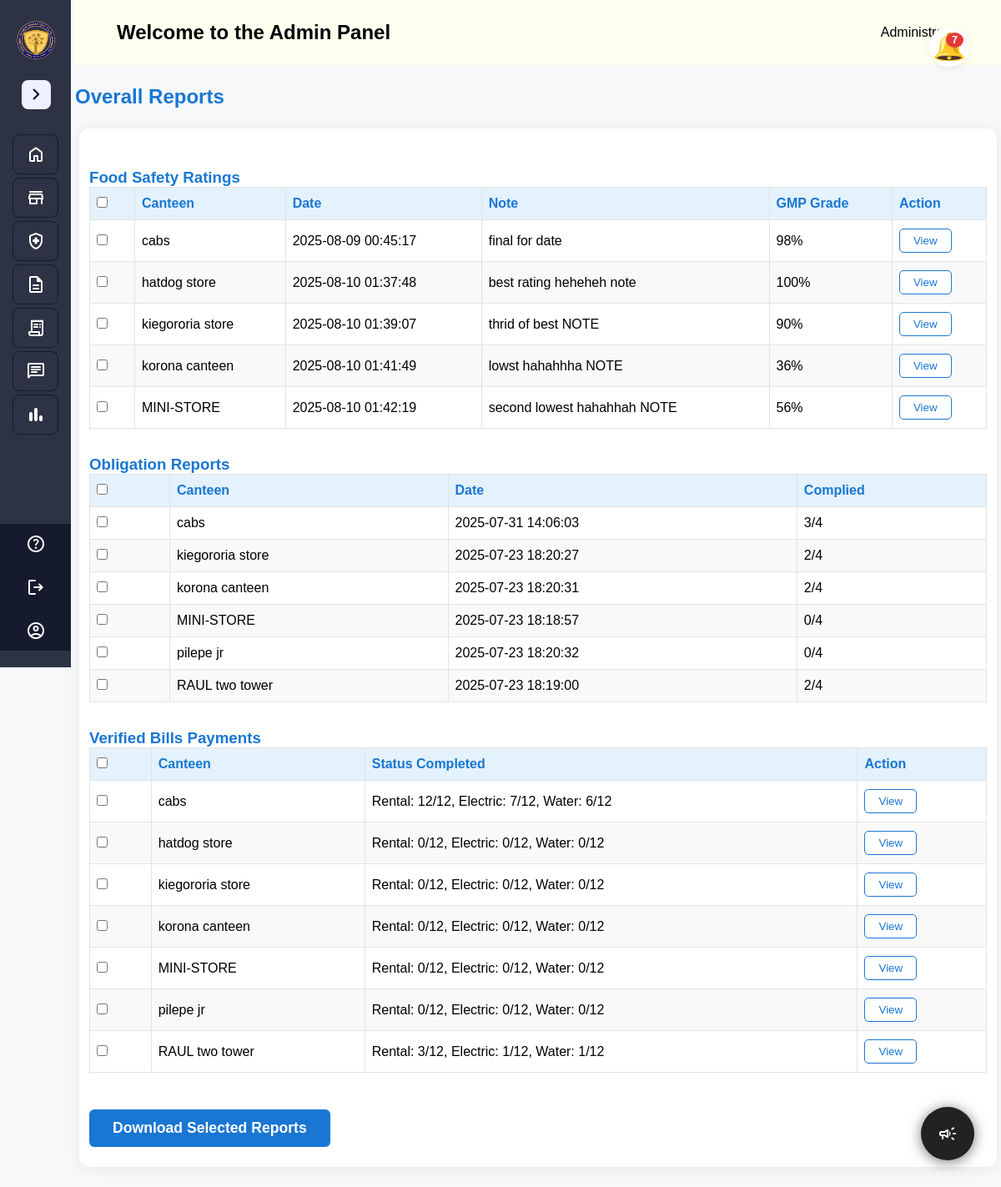
Screenshot of /admin_user/overall_report.php (signed in) with the database file from the repository.
### tables this page shows
CREATE TABLE `cantines` (
  `id` int(11) NOT NULL,
  `name` text NOT NULL,
  `img` text DEFAULT NULL,
  `stall_no` int(11) DEFAULT NULL,
  `email` text NOT NULL,
  `phone` text NOT NULL,
  `owner` text NOT NULL,
  `Last_login` timestamp NOT NULL DEFAULT current_timestamp() ON UPDATE current_timestamp(),
  `registerDate` date NOT NULL,
  `username` varchar(255) NOT NULL,
  `password` varchar(255) NOT NULL,
  `active` tinyint(1) DEFAULT 0,
  `del_status` int(2) NOT NULL DEFAULT 0
);

CREATE TABLE `obligations` (
  `id` int(11) NOT NULL,
  `cantine_id` int(11) NOT NULL,
  `obligation_and_status` text NOT NULL,
  `date_added` datetime DEFAULT NULL,
  `del_status` tinyint(1) DEFAULT 0,
  `status` int(11) NOT NULL DEFAULT 0
);

### admin_user/notification_logic.php (called while the page is built, shortened)
<?php
require_once "db.php";
$sql = "SELECT id, name, owner FROM cantines WHERE active = 0 AND del_status = 0 ORDER BY name ASC";
$res = $conn->query($sql);
?>

### admin_user/overall_report.php (the view, shortened to what this page needs)
<?php
require_once "sidebar.php";
require_once "header.php";
$cantines = $conn->query("SELECT id, name, owner FROM cantines WHERE active=0 AND del_status=0 ORDER BY name ASC")->fetch_all(MYSQLI_ASSOC);
?>
<!DOCTYPE html>
<html>
<head>
</head>
<body>
<h2>Overall Reports</h2>
<form id="overallReportForm" method="post" action="download_selected_reports.php">
    <h3>Food Safety Ratings</h3>
    <table class="report-table">
        <thead>
            <tr>
                <th><input type="checkbox" class="select-all" onclick="toggleAll(this, 'gmp[]')"></th>
                <th>Canteen</th>
                <th>Date</th>
                <th>Note</th>
                <th>GMP Grade</th>
                <th>Action</th>
            </tr>
        </thead>
        <tbody>
        <?php foreach ($cantines as $canteen): ?>
            <?php
            $gmp = $conn->query("SELECT group_code, note, date FROM food_safety_category_code WHERE group_code IN (SELECT DISTINCT group_code FROM food_safety_ratings WHERE cantine_id={$canteen['id']}) ORDER BY date DESC LIMIT 1")->fetch_assoc();
            if ($gmp):
                $ratings = $conn->query("SELECT * FROM food_safety_ratings WHERE cantine_id={$canteen['id']} AND group_code='{$gmp['group_code']}'");
                $section_count = $ratings->num_rows;
                $total_grade = 0;
                while ($s = $ratings->fetch_assoc()) {
                    $section_grade = ($s['rating'] >= 1 && $s['rating'] <= 5) ? ($s['rating'] * 20) : 0;
                    $total_grade += $section_grade * 0.1;
                }
                $max_grade = $section_count * 10;
                $final_grade = $section_count > 0 ? round(($total_grade / $max_grade) * 100, 1) : 0;
            ?>
            <tr>
                <td data-label="Select"><input type="checkbox" name="gmp[]" value="<?= $canteen['id'] ?>|<?= $gmp['group_code'] ?>"></td>
                <td data-label="Canteen"><?= htmlspecialchars($canteen['name']) ?></td>
                <td data-label="Date"><?= htmlspecialchars($gmp['date']) ?></td>
                <td data-label="Note"><?= htmlspecialchars($gmp['note']) ?></td>
                <td data-label="GMP Grade"><?= $final_grade ?>%</td>
                <td data-label="Action">
                    <button type="button" onclick="openReportModal('fetch_gmp_ratings.php?cantine_id=<?= $canteen['id'] ?>')">View</button>
                </td>
            </tr>
            <?php endif; ?>
        <?php endforeach; ?>
        </tbody>
    </table>
    <h3>Obligation Reports</h3>
    <table class="report-table">
        <thead>
            <tr>
                <th><input type="checkbox" class="select-all" onclick="toggleAll(this, 'obligation[]')"></th>
                <th>Canteen</th>
                <th>Date</th>
                <th>Complied</th>
            </tr>
        </thead>
        <tbody>
        <?php foreach ($cantines as $canteen): ?>
            <?php
            $ob = $conn->query("SELECT id, date_added, obligation_and_status FROM obligations WHERE cantine_id={$canteen['id']} AND del_status=0 ORDER BY date_added DESC LIMIT 1")->fetch_assoc();
            if ($ob):
                $ob_data = json_decode($ob['obligation_and_status'], true);
                $complied = 0;
                foreach ($ob_data as $item) if ($item['status'] === 'Complied') $complied++;
            ?>
            <tr>
                <td><input type="checkbox" name="obligation[]" value="<?= $ob['id'] ?>"></td>
                <td><?= htmlspecialchars($canteen['name']) ?></td>
                <td><?= htmlspecialchars($ob['date_added']) ?></td>
                <td><?= $complied ?>/<?= count($ob_data) ?></td>
            </tr>
            <?php endif; ?>
        <?php endforeach; ?>
        </tbody>
    </table>
    <h3>Verified Bills Payments</h3>
    <table class="report-table">
        <thead>
            <tr>
                <th><input type="checkbox" class="select-all" onclick="toggleAll(this, 'bills[]')"></th>
                <th>Canteen</th>
                <th>Status Completed</th>
                <th>Action</th>
            </tr>
        </thead>
        <tbody>
        <?php foreach ($cantines as $canteen): ?>
            <?php
            $year = date('Y');
            $bills = $conn->query("SELECT bills_type, COUNT(DISTINCT DATE_FORMAT(date, '%Y-%m')) AS months_paid FROM bills WHERE cantine_id={$canteen['id']} AND YEAR(real_date) = $year AND ver_status = 2 AND del_status = 0 GROUP BY bills_type");
            $status = [];
            while ($b = $bills->fetch_assoc()) {
                $status[$b['bills_type']] = $b['months_paid'];
            }
            ?>
            <tr>
                <td><input type="checkbox" name="bills[]" value="<?= $canteen['id'] ?>"></td>
                <td><?= htmlspecialchars($canteen['name']) ?></td>
                <td>
                    Rental: <?= $status[1] ?? 0 ?>/12,
                    Electric: <?= $status[2] ?? 0 ?>/12,
                    Water: <?= $status[3] ?? 0 ?>/12
                </td>
                <td><button type="button" onclick="openReportModal('view_canteen_bills.php?cantine_id=<?= $canteen['id'] ?>')">View</button></td>
            </tr>
        <?php endforeach; ?>
        </tbody>
    </table>
    <button type="submit" class="download-btn">Download Selected Reports</button>
</form>
</body>
</html>

### admin_user/css/style.css (style rules this page uses)
* { margin: 0; padding: 0; box-sizing: border-box; font-family: "Poppins", sans-serif; }
body { min-height: 100vh; background: linear-gradient(#F1F3FF, #CBD4FF); transition: margin-left 0.3s ease; margin-left: 270px; }
body.sidebar-collapsed { margin-left: 90px; }

### admin_user/overall_report.php (style rules this page uses)
body { font-family: 'Segoe UI', Arial, sans-serif; background: #f6f8fa; margin: 0; padding: 0; }
h2, h3 { color: #1976d2; margin-top: 24px; }
form { max-width: 1100px; margin: 24px auto; background: #fff; border-radius: 12px; box-shadow: 0 2px 16px rgba(0,0,0,0.07); padding: 24px 12px; }
.report-table { width: 100%; border-collapse: collapse; margin-bottom: 32px; background: #fff; font-size: 1rem; }
.report-table th, .report-table td { border: 1px solid #e3e3e3; padding: 10px 8px; text-align: left; }
.report-table th { background: #e3f2fd; color: #1976d2; font-weight: 600; }
.report-table tr:nth-child(even) { background: #f9f9f9; }
.select-all { margin-right: 8px; }
.download-btn { background: #1976d2; color: #fff; border: none; border-radius: 6px; padding: 12px 28px; font-weight: 600; cursor: pointer; font-size: 1.1rem; margin-top: 12px; transition: background 0.2s; }
button[type="button"] { background: #fff; color: #1976d2; border: 1px solid #1976d2; border-radius: 5px; padding: 6px 16px; font-weight: 500; cursor: pointer; transition: background 0.2s, color 0.2s; }

### rows the page displays
cantines: name "cabs", date "2025-08-09 00:45:17", note "final for date", final_grade "98", obligations.date_added "2025-07-31 14:06:03", complied "3", obligations.obligation_and_status "4", status "12", status "7", status "6"
cantines: name "hatdog store", date "2025-08-10 01:37:48", note "best rating heheheh note", final_grade "100", status "0"
cantines: name "kiegororia store", date "2025-08-10 01:39:07", note "thrid of best NOTE", final_grade "90", obligations.date_added "2025-07-23 18:20:27", complied "2", obligations.obligation_and_status "4", status "0"
cantines: name "korona canteen", date "2025-08-10 01:41:49", note "lowst hahahhha NOTE", final_grade "36", obligations.date_added "2025-07-23 18:20:31", complied "2", obligations.obligation_and_status "4", status "0"
cantines: name "MINI-STORE", date "2025-08-10 01:42:19", note "second lowest hahahhah NOTE", final_grade "56", obligations.date_added "2025-07-23 18:18:57", complied "0", obligations.obligation_and_status "4", status "0"
cantines: name "pilepe jr", obligations.date_added "2025-07-23 18:20:32", complied "0", obligations.obligation_and_status "4", status "0"
cantines: name "RAUL two tower", obligations.date_added "2025-07-23 18:19:00", complied "2", obligations.obligation_and_status "4", status "3", status "1"

### other values shown
$notif_count "7"
$adminName "Administrator"
